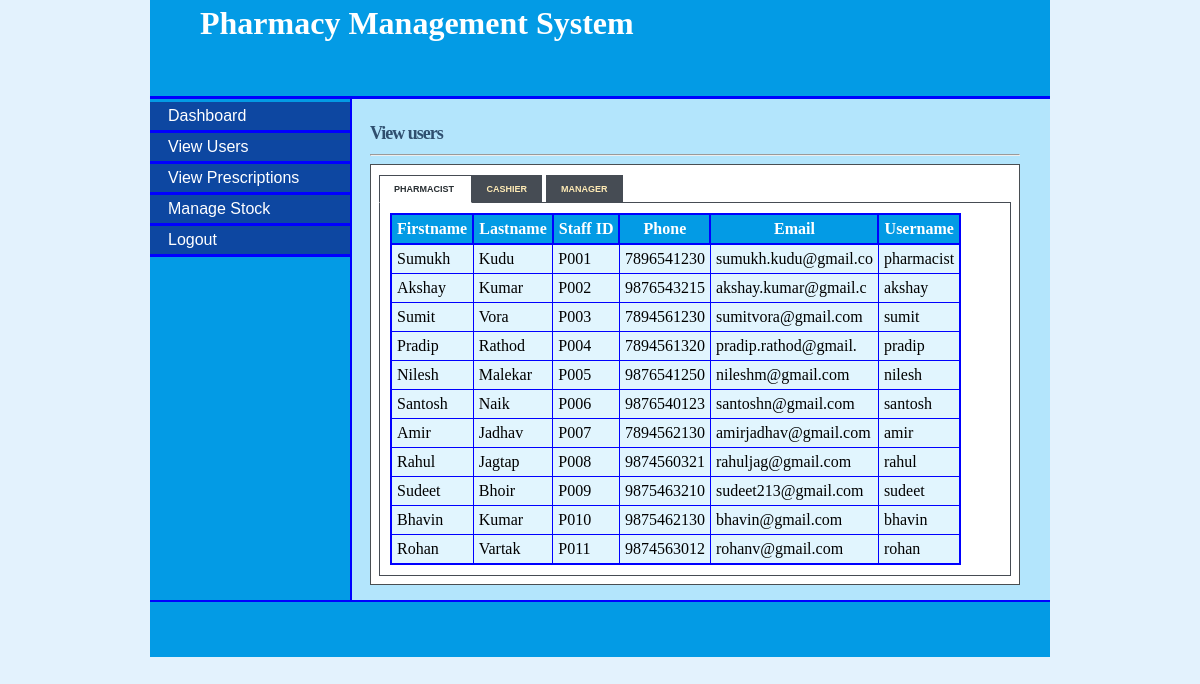
The app's page /view.php (signed in) with its own data.
### tables this page shows
CREATE TABLE `pharmacist` (
  `pharmacist_id` tinyint(5) NOT NULL,
  `first_name` varchar(15) NOT NULL,
  `last_name` varchar(15) NOT NULL,
  `staff_id` varchar(10) NOT NULL,
  `postal_address` varchar(20) NOT NULL,
  `phone` varchar(12) NOT NULL,
  `email` varchar(20) NOT NULL,
  `username` varchar(10) NOT NULL,
  `password` varchar(10) NOT NULL,
  `date` datetime NOT NULL
);

### view.php (the view, shortened to what this page needs)
<!DOCTYPE html>
<html>
<head>
<link rel="stylesheet" type="text/css" href="style/ms.css">
<link rel="stylesheet" href="style/s.css" type="text/css" media="screen" />
<link rel="stylesheet" href="style/ta.css" type="text/css" media="screen" />
</head>
<body>
<div id="content">
<div id="header">
<h1>Pharmacy Management System</h1></div>
<div id="left_column">
<div id="button">
		<ul>
			<li><a href="manager.php">Dashboard</a></li>
			<li><a href="view.php">View Users</a></li>
			<li><a href="view_prescription.php">View Prescriptions</a></li>
			<li><a href="stock.php">Manage Stock</a></li>
			<li><a href="logout.php">Logout</a></li>
		</ul>
</div>
</div>
<div id="main">
<div id="tabbed_box" class="tabbed_box">
    <h4>View users</h4>
<hr/>
    <div class="tabbed_area">
        <ul class="tabs">
            <li><a href="javascript:tabSwitch('tab_1', 'content_1');" id="tab_1" class="active">Pharmacist </a></li>
            <li><a href="javascript:tabSwitch('tab_2', 'content_2');" id="tab_2">Cashier</a></li>
			<li><a href="javascript:tabSwitch('tab_3', 'content_3');" id="tab_3">Manager</a></li>
        </ul>
        <div id="content_1" class="content">
<?php echo $message;
       $result = mysql_query("SELECT * FROM pharmacist")or die(mysql_error());
        echo "<table border='1' cellpadding='5'>";
        echo "<tr><th>Firstname</th> <th>Lastname </th> <th>Staff ID</th><th>Phone</th><th>Email</th><th>Username </th></tr>";
        while($row = mysql_fetch_array( $result )) {
                echo "<tr>";
                echo '<td>' . $row['first_name'] . '</td>';
				echo '<td>' . $row['last_name'] . '</td>';
				echo '<td>' . $row['staff_id'] . '</td>';
				echo '<td>' . $row['phone'] . '</td>';
				echo '<td>' . $row['email'] . '</td>';
				echo '<td>' . $row['username'] . '</td>';
			}
        echo "</table>";
?>
        </div>
    </div>
</div>
</div>
<div id="footer" align="Center"> </div>
</div>
</body>
</html>

### style/ms.css (style rules this page uses)
body { margin-top: 0px; padding-top: 0px; background-color:#E3F2FD; }
#content { margin-left: auto; margin-right: auto; background: #B3E5FC; width: 900px; height: 600px; }
#header { width: 900px; height: 96px; background: #039BE5; border-bottom: solid 3px blue; }
#header h1 { margin: 0px; padding-top: 5px; margin-left: 50px; color: #fff; }
#left_column { clear: all; float: left; width: 200px; height: 501px; background: #039BE5; border-right:solid 2px blue; }
#main { clear: all; width: 780px; height: 470px; background: #B3E5FC; }
#button { width: 12.5em; padding: 0 0 1em 0; margin-top: 0.2em; margin-bottom: 1em; font-family: 'Trebuchet MS', 'Lucida Grande', Verdana, Arial, Sans-serif; background: #039BE5; color: #333; }
#button ul { list-style: none; margin: 0; padding: 0; border: none; }
#button li { border-bottom: 3px solid blue; margin: 0; list-style: none; list-style-image: none; }
#button li a { display: block; padding: 5px 5px 5px 0.5em; border-left: 10px solid #0D47A1; border-right: 10px solid #0D47A1; background-color: #0D47A1; color: #fff; text-decoration: none; width: 100%; }
html>body #button li a { width: auto; }
#footer { width: 900px; height: 55px; background: #039BE5; clear: all; border-top: solid 2px blue; }

### style/s.css (style rules this page uses)
#tabbed_box { margin: 0px auto 0px 220px; width: 650px; }
.tabbed_box h4 { font-size: 18px; color:#2F4F6F; letter-spacing:-1px; margin-bottom:10px; }
.tabbed_area { border: 1px solid #494e52; background-color: #fff; padding: 8px; }
ul.tabs { margin: 0px; padding: 0px; margin-top: 5px; margin-bottom: 6px; }
ul.tabs li { list-style: none; display: inline; }
ul.tabs li a { background-color: #464c54; color: #ffebb5; padding: 8px 14px 8px 14px; text-decoration: none; font-size: 9px; font-family: Verdana, Arial, Helvetica, sans-serif; font-weight: bold; text-transform: uppercase; border: 1px solid #464c54; }
ul.tabs li a.active { background-color: #ffffff; color: #282e32; border: 1px solid #464c54; border-bottom: 1px solid #ffffff; }
.content { background-color: #ffffff; padding: 10px; border: 1px solid #464c54; }

### style/ta.css (style rules this page uses)
table { border-collapse:collapse; }
table,th { border: 2px solid blue; }
th { background-color: #039BE5; color:white; }
td { background-color: #E1F5FE; }

### view.php (style rules this page uses)
#main { height: 477px; }

### records on screen
pharmacist: first_name "Sumukh", last_name "Kudu", staff "P001", phone "7896541230", email "sumukh.kudu@gmail.co", username "pharmacist"
pharmacist: first_name "Akshay", last_name "Kumar", staff "P002", phone "9876543215", email "akshay.kumar@gmail.c", username "akshay"
pharmacist: first_name "Sumit", last_name "Vora", staff "P003", phone "7894561230", email "sumitvora@gmail.com", username "sumit"
pharmacist: first_name "Pradip", last_name "Rathod", staff "P004", phone "7894561320", email "pradip.rathod@gmail.", username "pradip"
pharmacist: first_name "Nilesh", last_name "Malekar", staff "P005", phone "9876541250", email "nileshm@gmail.com", username "nilesh"
pharmacist: first_name "Santosh", last_name "Naik", staff "P006", phone "9876540123", email "santoshn@gmail.com", username "santosh"
pharmacist: first_name "Amir", last_name "Jadhav", staff "P007", phone "7894562130", email "amirjadhav@gmail.com", username "amir"
pharmacist: first_name "Rahul", last_name "Jagtap", staff "P008", phone "9874560321", email "rahuljag@gmail.com", username "rahul"
pharmacist: first_name "Sudeet", last_name "Bhoir", staff "P009", phone "9875463210", email "sudeet213@gmail.com", username "sudeet"
pharmacist: first_name "Bhavin", last_name "Kumar", staff "P010", phone "9875462130", email "bhavin@gmail.com", username "bhavin"
pharmacist: first_name "Rohan", last_name "Vartak", staff "P011", phone "9874563012", email "rohanv@gmail.com", username "rohan"
